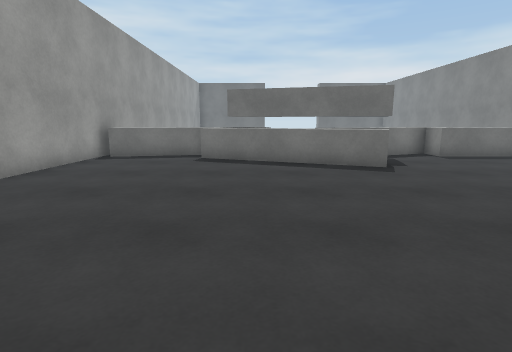
[1] (above)

15 first-person views from a walk through a 3-D level made in the Unity game engine. The camera is 1.2 m above the floor, tilts 10° down and sees 80° across. The floor is counted in squares, 1 m on a side. Each view is taken from the middle of a square. On the plan, view 1 faces up. The plan holds only what a view shows up to about 13 squares ahead; the rest is blank. The place goes on beyond the plan. The player character is not drawn. Some surface patterns are stand-ins.

[2]
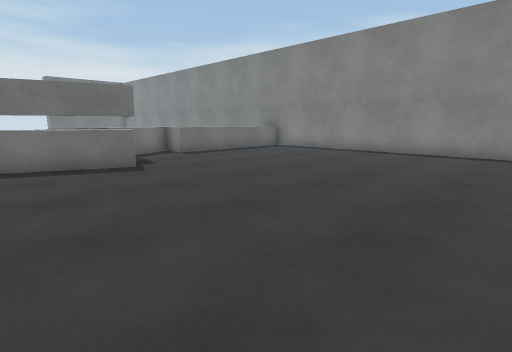

[3]
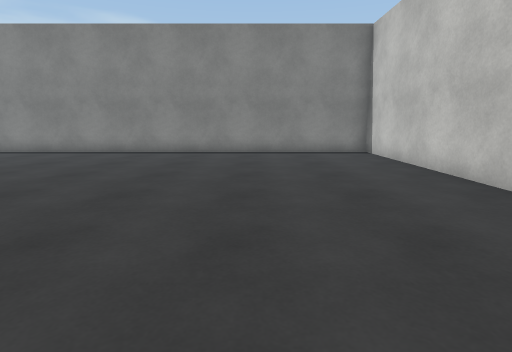

[4]
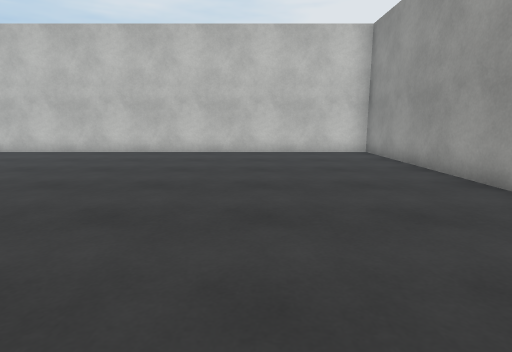

[5]
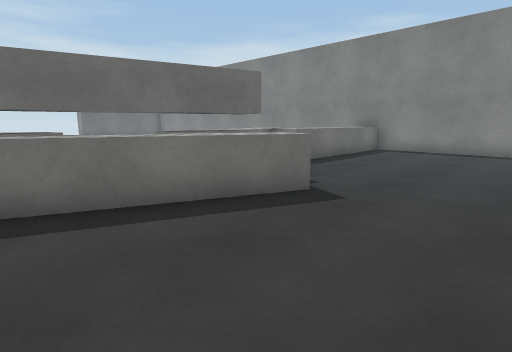

[6]
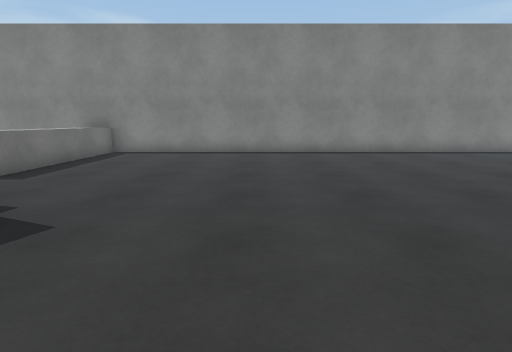

[7]
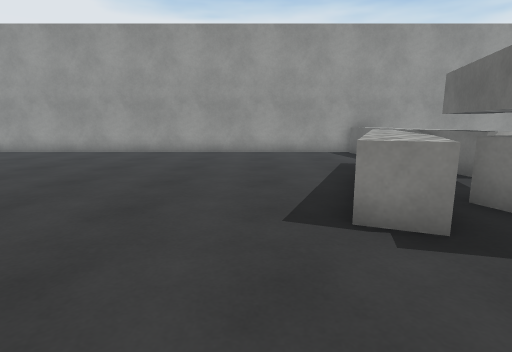

[8]
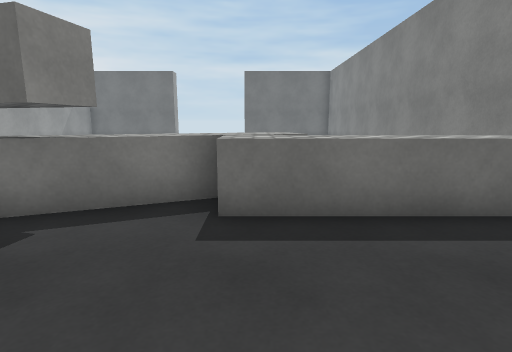

[9]
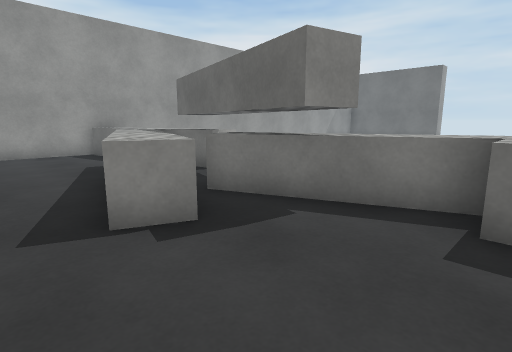

[10]
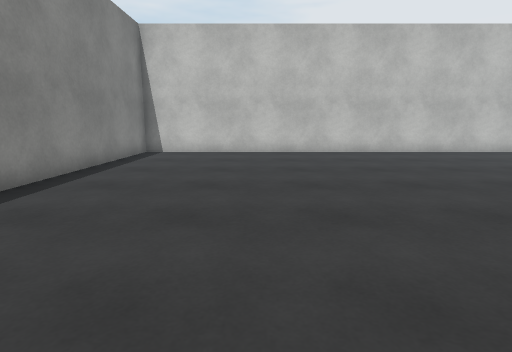

[11]
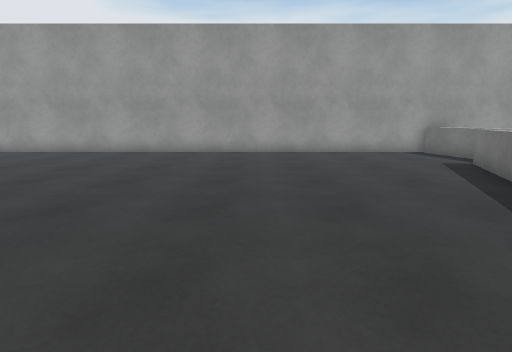

[12]
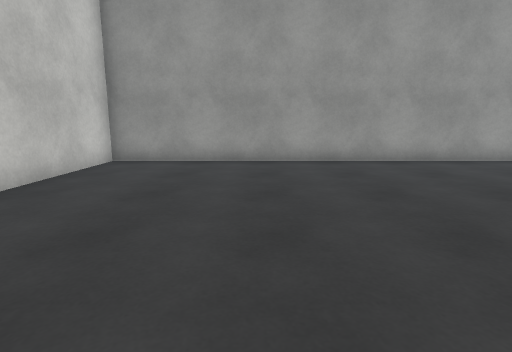

[13]
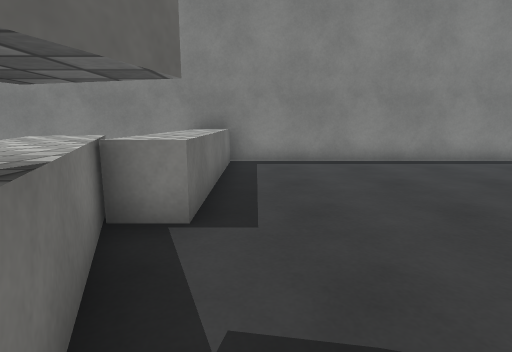

[14]
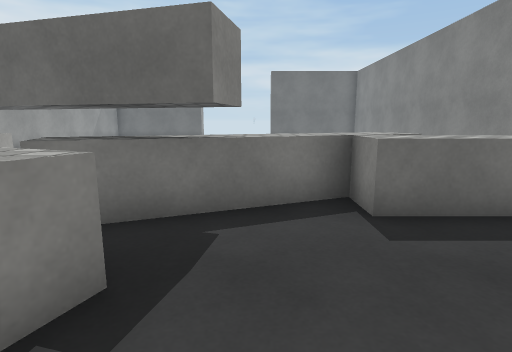

[15]
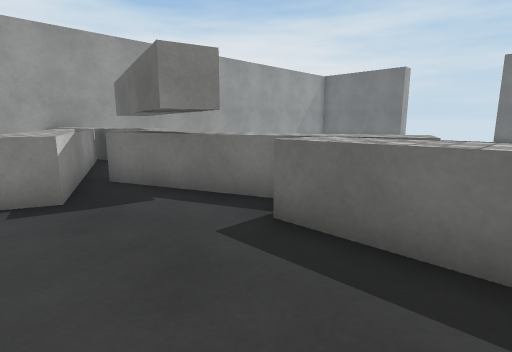

### Floor plan
Key: @ floor where view 1 was taken; # wall or solid block; . floor; = window, fence, low wall or low ledge; ^ raised ledge.
Columns run from 6 left of view 1 to 13 right of it. Each row starts with its distance up from view 1.
 14 #                  #
 13 #     #     ^^=    #
 12 #^ ^^###  ^^^^^^^^ #
 11 #^^^^^^##==^.^^^^^^#
 10 #....^^^^..........#
  9 #......^^^^........#
  8 #........=.........#
  7 #..................#
  6 #..................#
  5 #..................#
  4 #..................#
  3 #..................#
  2 #..................#
  1 #..................#
  0 #.....@............#
 -1 #..................#
 -2 #..................#
 -3 #..................#
 -4 #..................#
 -5 #..................#
 -6 #..................#
 -7 #..................#
 -8 ####################

Where each view was taken, in squares from view 1:
view 1: 0 up, 0 right, facing up
view 2: 0 up, 0 right, facing up-right
view 3: 3 down, 0 right, facing right
view 4: 5 up, 1 left, facing down
view 5: 5 up, 1 left, facing up-right
view 6: 5 up, 0 right, facing right
view 7: 7 up, 7 right, facing left
view 8: 7 up, 7 right, facing up
view 9: 7 up, 7 right, facing up-left
view 10: 5 up, 8 right, facing down
view 11: 4 up, 7 right, facing left
view 12: 3 down, 4 right, facing left
view 13: 10 up, 3 right, facing right
view 14: 7 up, 5 right, facing up
view 15: 8 up, 9 right, facing up-left
